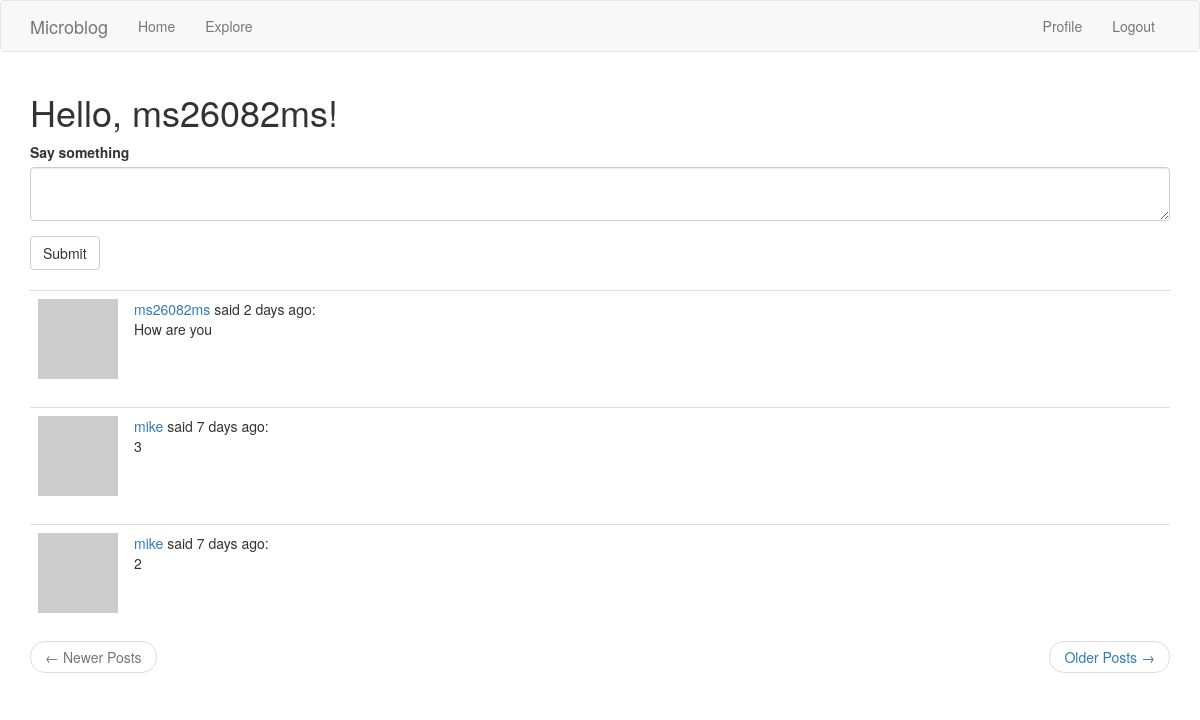
/index (signed in), run on an earlier commit of the app's database.
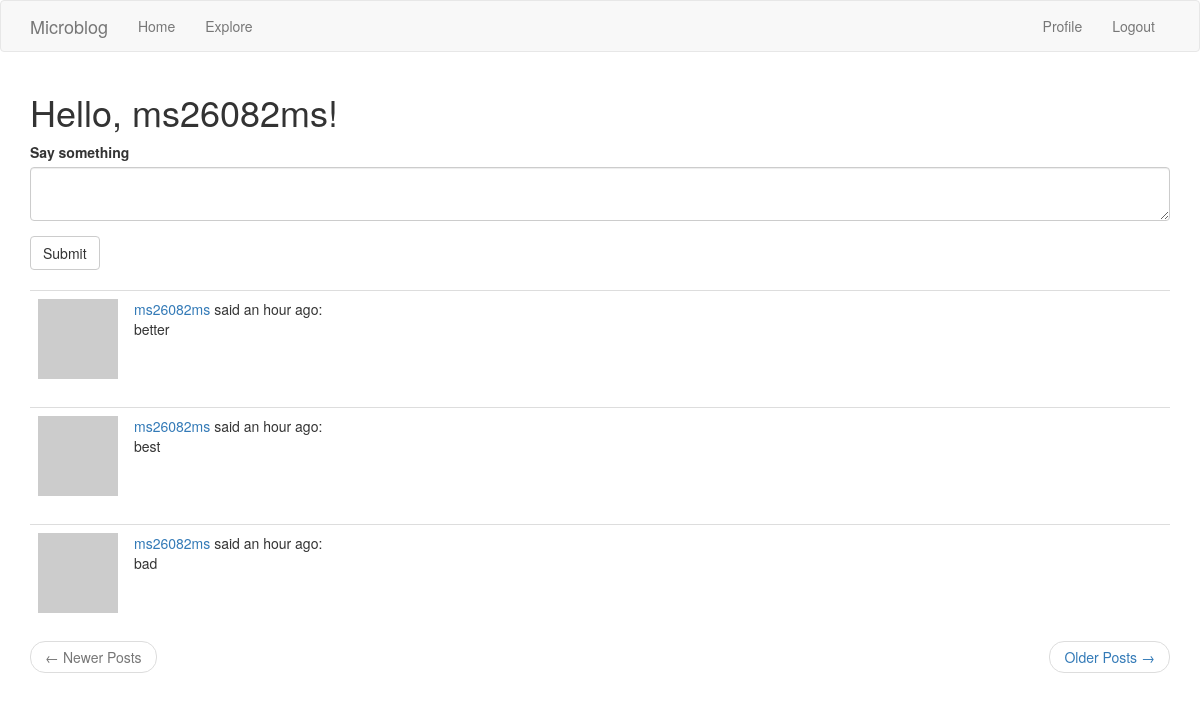
And on a later commit of the database.
### app/models.py (models this page shows, shortened)
class Post(db.Model):
    id = db.Column(db.Integer, primary_key=True)
    body = db.Column(db.String(140))
    timestamp = db.Column(db.DateTime, index=True, default=datetime.utcnow)
    user_id = db.Column(db.Integer, db.ForeignKey('user.id'))

class User(UserMixin, db.Model):
    id = db.Column(db.Integer, primary_key=True)
    username = db.Column(db.String(64), index=True, unique=True)
    email = db.Column(db.String(120), index=True, unique=True)
    password_hash = db.Column(db.String(128))
    posts = db.relationship('Post', backref='author', lazy='dynamic')
    about_me = db.Column(db.String(140))
    last_seen = db.Column(db.DateTime, default=datetime.utcnow)
    def avatar(self, size):
        digest = md5(self.email.lower().encode('utf-8')).hexdigest()
        return 'https://www.gravatar.com/avatar/{}?d=identicon&s={}'.format(digest, size)
    followed = db.relationship(
        'User', secondary=followers,
        primaryjoin=(followers.c.follower_id == id),
        secondaryjoin=(followers.c.followed_id == id),
        backref=db.backref('followers',lazy='dynamic'), lazy='dynamic'
    )
    def followed_posts(self):
        followed = Post.query.join(
            followers, (followers.c.followed_id == Post.user_id)).filter(
                followers.c.follower_id == self.id)
        own = Post.query.filter_by(user_id=self.id)
        return followed.union(own).order_by(Post.timestamp.desc())

### app/routes.py (the view)
@app.route('/', methods=['GET', 'POST'])
@app.route('/index', methods=['GET', 'POST'])
@login_required
def index():
    form = PostForm()
    if form.validate_on_submit():
        post = Post(body=form.post.data, author=current_user)
        db.session.add(post)
        db.session.commit()
        flash('Your post is now live!')
        return redirect(url_for('index'))
    page = request.args.get('page',1, type=int)
    posts = current_user.followed_posts().paginate(page,
        app.config['POST_PER_PAGE'], False)
    next_url = url_for('index', page=posts.next_num) \
        if posts.has_next else None
    prev_url = url_for('index', page=posts.prev_num) \
        if posts.has_prev else None
    return  render_template('index.html', title = 'Home', posts = posts.items, form=form, next_url=next_url,
                           prev_url=prev_url)

### app/forms.py
class PostForm(FlaskForm):
    post = TextAreaField('Say something', validators=[DataRequired(), Length(min=1, max=140)])
    submit = SubmitField('Submit')

### app/models.py (called while the page is built)
@login.user_loader
def load_user(id):
    return User.query.get(int(id))

### app/routes.py (called while the page is built)
@app.before_request
def before_request():
    if current_user.is_authenticated:
        current_user.last_seen = datetime.utcnow()
        db.session.commit()

### app/templates/index.html
{% extends "base.html" %}
{% import 'bootstrap/wtf.html' as wtf %}
{% block app_content %}
    <h1>Hello, {{current_user.username}}!</h1>
    {% if form %}
    {{ wtf.quick_form(form) }}
    <br>
    {% endif %}
    {% for post in posts %}
        {% include '_post.html' %}
    {% endfor %}
    <nav aria-label="...">
        <ul class="pager">
            <li class="previous{% if not prev_url %} disabled {% endif %}">
                <a href="{{ prev_url or '#' }}">
                    <span aria-hidden="true">&larr;</span> Newer Posts
                </a>
            </li>
            <li class="next{% if not next_url %} disabled{% endif %}">
                <a href="{{ next_url or '#' }}">
                    Older Posts <span aria-hidden="true">&rarr;</span>
                </a>
            </li>
        </ul>
    </nav>
{% endblock %}

### app/templates/_post.html
<table class="table table-hover">
    <tr>
        <td width="70px">
            <a href="{{ url_for('user', username=post.author.username) }}">
                <img src="{{ post.author.avatar(70) }}" />
            </a>
        </td>
        <td>
            <a href="{{ url_for('user', username=post.author.username) }}">
                {{ post.author.username }}
            </a>
            said {{ moment(post.timestamp).fromNow() }}:
            <br>
            {{ post.body }}
        </td>
    </tr>
</table>

What changed in the data, as far as the page shows it:
no longer on this page (row unchanged): Post: author.username "ms26082ms", timestamp "2 days ago", body "How are you"
no longer on this page (row unchanged): Post: author.username "mike", timestamp "7 days ago", body "3"
no longer on this page (row unchanged): Post: author.username "mike", timestamp "7 days ago", body "2"
added Post: author.username "ms26082ms", timestamp "an hour ago", body "better"
added Post: author.username "ms26082ms", timestamp "an hour ago", body "best"
added Post: author.username "ms26082ms", timestamp "an hour ago", body "bad"
